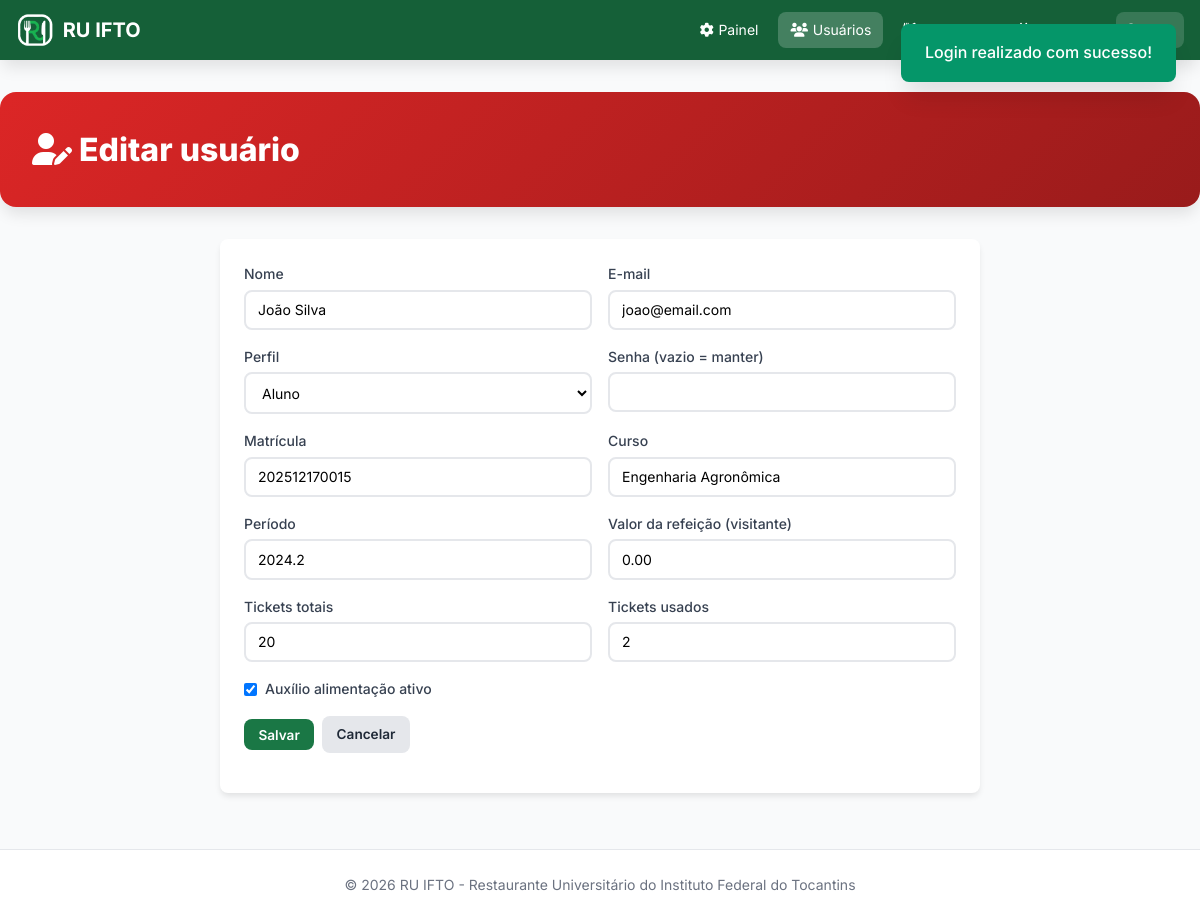
Screenshot of /admin/usuario_form.php?id=2 (signed in) with the database file from the repository.
### tables this page shows
CREATE TABLE IF NOT EXISTS usuarios (
    id             INT UNSIGNED AUTO_INCREMENT PRIMARY KEY,
    nome           VARCHAR(120) NOT NULL,
    email          VARCHAR(150) NOT NULL UNIQUE,
    senha_hash     VARCHAR(255) NOT NULL,               
    perfil         ENUM('admin','aluno','visitante') NOT NULL DEFAULT 'aluno',
    matricula      VARCHAR(30)  NOT NULL DEFAULT '-',
    curso          VARCHAR(100) NOT NULL DEFAULT '-',
    periodo        VARCHAR(10)  NOT NULL DEFAULT '-',
    auxilio_ativo  TINYINT(1)   NOT NULL DEFAULT 0,
    tickets_totais INT UNSIGNED NOT NULL DEFAULT 0,
    tickets_usados INT UNSIGNED NOT NULL DEFAULT 0,
    valor_refeicao DECIMAL(6,2) NOT NULL DEFAULT 0.00,  
    criado_em      DATETIME     NOT NULL DEFAULT CURRENT_TIMESTAMP,
    CONSTRAINT chk_tickets CHECK (tickets_usados <= tickets_totais)
);

### src/Database.php (called while the page is built, shortened)
<?php
class Database
{
    private static ?PDO $instancia = null;
    public static function conectar(): PDO
    {
        if (self::$instancia === null) {
            $dsn = sprintf('mysql:host=%s;port=%s;dbname=%s;charset=utf8mb4', DB_HOST, DB_PORT, DB_NAME);
            try {
                self::$instancia = new PDO($dsn, DB_USER, DB_PASS, [
                    PDO::ATTR_ERRMODE            => PDO::ERRMODE_EXCEPTION,
                    PDO::ATTR_DEFAULT_FETCH_MODE => PDO::FETCH_ASSOC,
                    PDO::ATTR_EMULATE_PREPARES   => false,
                ]);
            } catch (PDOException $e) {
                http_response_code(500);
                exit('Erro ao conectar ao banco de dados. Verifique config/config.php e se o script database/ruifto.sql foi importado.');
            }
        }
        return self::$instancia;
    }
}

### src/Model.php (called while the page is built, shortened)
<?php
abstract class Model
{
    protected static string $tabela;
    protected static function db(): PDO
    {
        return Database::conectar();
    }
    public static function fromRow(array $linha): static
    {
        $obj = new static();
        foreach ($linha as $campo => $valor) {
            if (property_exists($obj, $campo)) {
                $obj->$campo = $valor;
            }
        }
        $obj->id = (int) $linha['id'];
        return $obj;
    }
    public static function buscar(int $id): ?static
    {
        $st = static::db()->prepare('SELECT * FROM ' . static::$tabela . ' WHERE id = :id');
        $st->execute([':id' => $id]);
        $linha = $st->fetch();
        return $linha ? static::fromRow($linha) : null;
    }
}

### src/helpers.php (called while the page is built, shortened)
<?php
function e(?string $texto): string
{
    return htmlspecialchars((string) $texto, ENT_QUOTES, 'UTF-8');
}
function url(string $caminho = ''): string
{
    return BASE_URL . '/' . ltrim($caminho, '/');
}

### admin/usuario_form.php (the view, shortened to what this page needs)
<?php
$id = (int) ($_GET['id'] ?? $_POST['id'] ?? 0);
$u = $id ? Usuario::buscar($id) : new Usuario();
$edicao = $u->id !== null;
$titulo = $edicao ? 'Editar usuário' : 'Novo usuário';
require dirname(__DIR__) . '/includes/header.php';
?>
<div class="dashboard-header" style="background:linear-gradient(135deg,#dc2626,#991b1b);">
    <h1><i class="fas fa-user-edit"></i> <?= e($titulo) ?></h1>
</div>
<div class="form-card">
    <form method="post">
        <div class="form-grid">
            <div class="form-group"><label>Nome</label><input class="no-icon" type="text" name="nome" value="<?= e($u->nome) ?>" required></div>
            <div class="form-group"><label>E-mail</label><input class="no-icon" type="email" name="email" value="<?= e($u->email) ?>" required></div>
            <div class="form-group"><label>Perfil</label>
                <select name="perfil">
                    <?php foreach (['aluno', 'admin', 'visitante'] as $p): ?>
                        <option value="<?= $p ?>" <?= $u->perfil === $p ? 'selected' : '' ?>><?= ucfirst($p) ?></option>
                    <?php endforeach; ?>
                </select></div>
            <div class="form-group"><label>Senha <?= $edicao ? '(vazio = manter)' : '' ?></label>
                <input class="no-icon" type="password" name="senha" <?= $edicao ? '' : 'required' ?> minlength="6"></div>
            <div class="form-group"><label>Matrícula</label><input class="no-icon" type="text" name="matricula" value="<?= e($u->matricula === '-' ? '' : $u->matricula) ?>"></div>
            <div class="form-group"><label>Curso</label><input class="no-icon" type="text" name="curso" value="<?= e($u->curso === '-' ? '' : $u->curso) ?>"></div>
            <div class="form-group"><label>Período</label><input class="no-icon" type="text" name="periodo" placeholder="2026.1" value="<?= e($u->periodo === '-' ? '' : $u->periodo) ?>"></div>
            <div class="form-group"><label>Valor da refeição (visitante)</label><input class="no-icon" type="number" step="0.01" min="0" name="valor_refeicao" value="<?= e(number_format((float) $u->valor_refeicao, 2, '.', '')) ?>"></div>
            <div class="form-group"><label>Tickets totais</label><input class="no-icon" type="number" min="0" name="tickets_totais" value="<?= (int) $u->tickets_totais ?>"></div>
            <div class="form-group"><label>Tickets usados</label><input class="no-icon" type="number" min="0" name="tickets_usados" value="<?= (int) $u->tickets_usados ?>"></div>
            <div class="form-group check full"><label><input type="checkbox" name="auxilio_ativo" <?= $u->auxilio_ativo ? 'checked' : '' ?>> Auxílio alimentação ativo</label></div>
        </div>
        <div class="page-actions" style="justify-content:flex-start;">
            <button class="btn btn-verde" type="submit">Salvar</button>
            <a class="btn btn-cinza" href="<?= url('admin/usuarios.php') ?>">Cancelar</a>
        </div>
    </form>
</div>
<?php require dirname(__DIR__) . '/includes/footer.php';

### assets/css/style.css (style rules this page uses)
* { margin: 0; padding: 0; box-sizing: border-box; }
:root { --primary-50: #eaf6ee; --primary-100: #cdead7; --primary-200: #a3d9b6; --primary-300: #71c390; --primary-400: #45ab72; --primary-500: #268f57; --primary-600: #1a7745; --primary-700: #156038; --primary-800: #114a2c; --primary-900: #0c3520; --gray-50: #f9fafb; --gray-100: #f3f4f6; --gray-200: #e5e7eb; --gray-300: #d1d5db; --gray-400: #9ca3af; --gray-500: #6b7280; --gray-600: #4b5563; --gray-700: #374151; --gray-800: #1f2937; --gray-900: #111827; --green-100: #d1fae5; --green-600: #059669; --green-800: #065f46; --red-100: #fee2e2; --red-600: #dc2626; --red-800: #991b1b; --yellow-100: #fef3c7; --yellow-600: #d97706; --shadow-sm: 0 1px 2px 0 rgb(0 0 0 / 0.05); --shadow-md: 0 4px 6px -1px rgb(0 0 0 / 0.1); --shadow-lg: 0 10px 15px -3px rgb(0 0 0 / 0.1); --shadow-xl: 0 20px 25px -5px rgb(0 0 0 / 0.1); --radius: 0.5rem; --radius-lg: 1rem; }
body { font-family: 'Inter', -apple-system, BlinkMacSystemFont, sans-serif; background: var(--gray-50); color: var(--gray-900); line-height: 1.6; min-height: 100vh; }
.form-group { margin-bottom: 1rem; }
.form-group label { display: block; font-weight: 500; font-size: 0.875rem; color: var(--gray-700); margin-bottom: 0.25rem; }
.form-group input, .form-group select { width: 100%; padding: 0.6rem 0.75rem 0.6rem 2.5rem; border: 2px solid var(--gray-200); border-radius: var(--radius); font-size: 0.875rem; transition: all 0.3s; font-family: inherit; background: white; }
.dashboard-header { background: linear-gradient(135deg, var(--primary-600), var(--primary-800)); color: white; padding: 2rem; border-radius: var(--radius-lg); margin-bottom: 2rem; box-shadow: var(--shadow-lg); }
.dashboard-header h1 { font-size: 2rem; font-weight: 800; }

### assets/css/extra.css (style rules this page uses)
.form-card { background:#fff; border-radius:var(--radius); padding:1.5rem; box-shadow:var(--shadow-md); max-width:760px; margin:0 auto 1.5rem; }
.form-grid { display:grid; grid-template-columns:repeat(2,1fr); gap:0 1rem; }
.form-grid .full { grid-column:1 / -1; }
.form-group .no-icon { padding-left:.75rem; }
.form-group select { padding-left:.75rem; }
.form-group.check label { display:flex; align-items:center; gap:.5rem; margin:0; }
.form-group.check input { width:auto; padding:0; }
.page-actions { display:flex; gap:.5rem; flex-wrap:wrap; align-items:center; justify-content:space-between; margin-bottom:1rem; }
.btn { display:inline-block; padding:.45rem .9rem; border-radius:var(--radius); border:none; font-size:.85rem; font-weight:600; cursor:pointer; text-decoration:none; font-family:inherit; }
.btn-verde { background:var(--primary-600); color:#fff; }
.btn-cinza { background:var(--gray-200); color:var(--gray-800); }

### rows the page displays
usuarios: id "Editar usuário", nome "João Silva", email "joao@email.com", perfil "Aluno", matricula "202512170015", curso "Engenharia Agronômica", periodo "2024.2", valor_refeicao "0.00", tickets_totais "20", tickets_usados "2", auxilio_ativo "☑"
